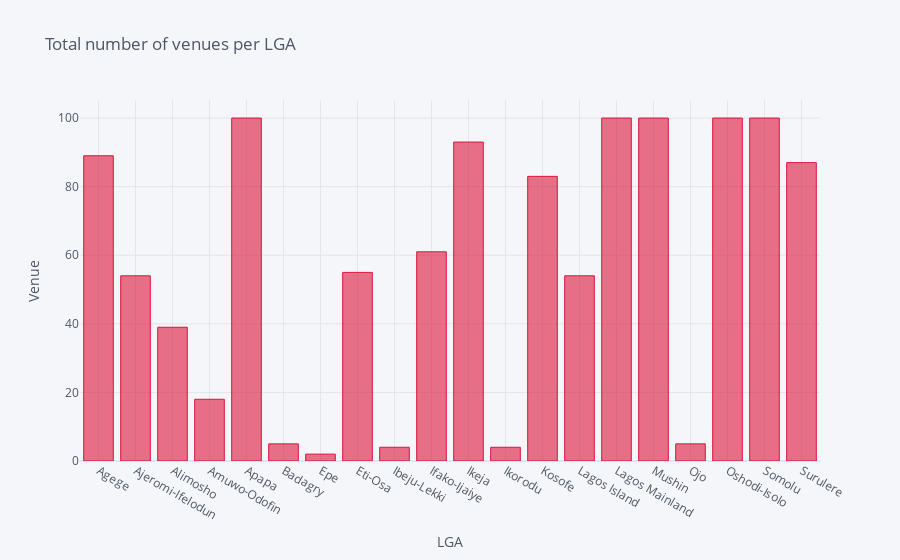

Notebook code cell kept with this figure:
### Code cell
#let's visualize the data
import plotly.express as px
lgs_venue.iplot(kind='bar',xTitle='LGA',
    yTitle='Venue',
    mode='markers',
    color='crimson',
    y='Venue',
    title='Total number of venues per LGA')

### Figure 1 — Plotly figure (JSON) as saved in the notebook; plotly's stock layout.template omitted (floating-point values rounded to 4 significant figures)
{"data": [{"marker": {"color": "rgba(220, 20, 60, 0.6)", "line": {"color": "rgba(220, 20, 60, 1.0)", "width": 1}}, "name": "Venue", "orientation": "v", "text": "", "type": "bar", "x": ["Agege", "Ajeromi-Ifelodun", "Alimosho", "Amuwo-Odofin", "Apapa", "Badagry", "Epe", "Eti-Osa", "Ibeju-Lekki", "Ifako-Ijaiye", "Ikeja", "Ikorodu", "Kosofe", "Lagos Island", "Lagos Mainland", "Mushin", "Ojo", "Oshodi-Isolo", "Somolu", "Surulere"], "y": [89, 54, 39, 18, 100, 5, 2, 55, 4, 61, 93, 4, 83, 54, 100, 100, 5, 100, 100, 87]}], "layout": {"legend": {"bgcolor": "#F5F6F9", "font": {"color": "#4D5663"}}, "paper_bgcolor": "#F5F6F9", "plot_bgcolor": "#F5F6F9", "title": {"font": {"color": "#4D5663"}, "text": "Total number of venues per LGA"}, "xaxis": {"gridcolor": "#E1E5ED", "showgrid": true, "tickfont": {"color": "#4D5663"}, "title": {"font": {"color": "#4D5663"}, "text": "LGA"}, "zerolinecolor": "#E1E5ED"}, "yaxis": {"gridcolor": "#E1E5ED", "showgrid": true, "tickfont": {"color": "#4D5663"}, "title": {"font": {"color": "#4D5663"}, "text": "Venue"}, "zerolinecolor": "#E1E5ED"}}}
